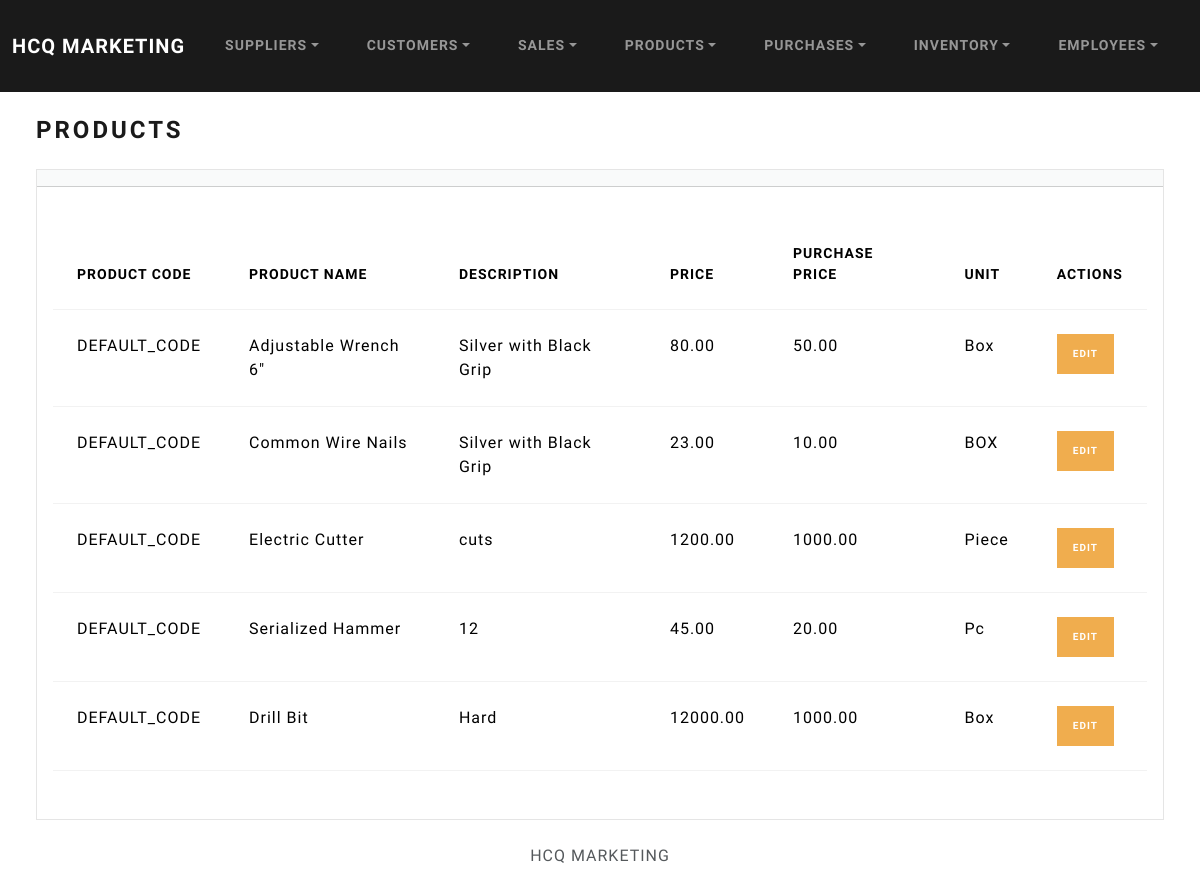
The page /products/index on the database as committed earlier.
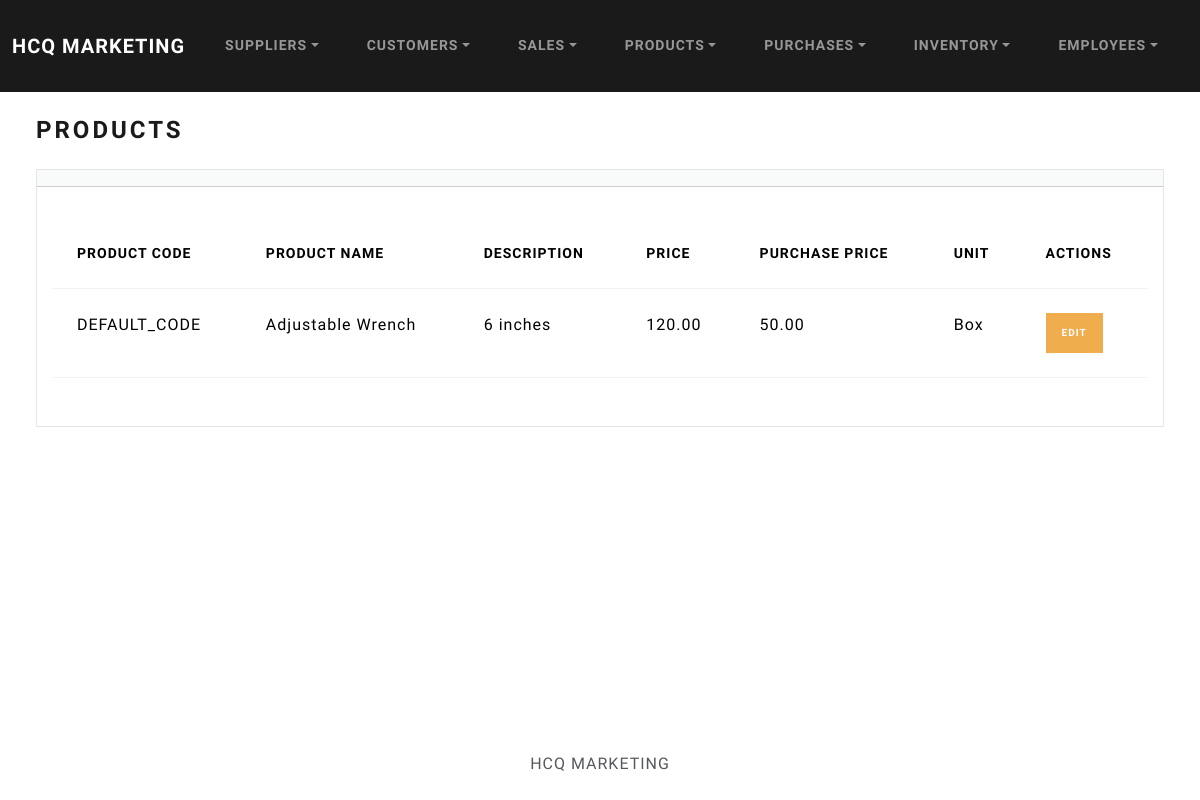
The same page on the database as committed later.
### products/models.py (models this page shows, shortened)
class Product(models.Model):
    product_code = models.CharField(max_length=100, default='DEFAULT_CODE')
    product_name = models.CharField(max_length=100)
    product_descript = models.TextField()
    product_price = models.DecimalField(max_digits=10, decimal_places=2)
    product_unit = models.CharField(max_length=50)
    purchase_price = models.DecimalField(max_digits=10, decimal_places=2, null=True, blank=True)  # Price from supplier (optional)
    is_serialized = models.BooleanField(default=False)  # New field

### products/views.py (the view)
# urls.py: path('', include('index.urls',)),
def index(request):
    return render(request, 'products/index.html', {
        'products':Product.objects.all().order_by('id')
    })

### products/templates/products/index.html (shortened to what this page needs)
{% extends "base.html" %}
{% block body %}
<h3 class="m-4">Products</h3>
<div class="row">
    <div class="col-12">
        {% if products %}
        <div class="card bg-light ms-4 me-4 mb-4">
            <div class="card-header"></div>
            <div class="card-body">
                <p class="card-text">
                    <div class="table-responsive">
                        <table class="table table-hover">
                            <thead>
                            <tr>
                                <th scope="col">Product Code</th>
                                <th scope="col">Product Name</th>
                                <th scope="col">Description</th>
                                <th scope="col">Price</th>
                                <th scope="col">Purchase Price</th>
                                <th scope="col">Unit</th>
                                <th scope="col">Actions</th>
                            </tr>
                            </thead>
                            <tbody>
                                {% for product in products %}
                                    <tr>
                                        <td>{{ product.product_code }}</td>
                                        <td>{{ product.product_name }}</td>
                                        <td>{{ product.product_descript }}</td>
                                        <td>{{ product.product_price }}</td>
                                        <td>{{ product.purchase_price }}</td>
                                        <td>{{ product.product_unit }}</td>
                                        <td>
                                            <a href="{% url 'product_edit' product.id %}" class="btn btn-warning btn-sm">Edit</a>
                                        </td>
                                    </tr>
                                {% endfor %}
                            </tbody>
                        </table>
                    </div>
                </p>
            </div>
        </div>
        {% else %}
            <h5 class="alert alert-primary ms-4 me-4"> No Product Records </h5>
        {% endif %}
    </div>
</div>
{% endblock %}

### index/templates/base.html (shortened to what this page needs)
{% load static %}
<!DOCTYPE html>
<html lang="en">
<head>
    <link href="{% static 'css/bootstrap.min.css' %}" rel="stylesheet">
</head>
<body class="d-flex flex-column min-vh-100">
    <nav class="navbar navbar-expand-lg bg-primary" data-bs-theme="dark">
        <div class="container-fluid">
            <a class="navbar-brand" href="{% url 'index' %}">HCQ MARKETING</a>
            <div class="collapse navbar-collapse" id="navbarColor01">
                <ul class="navbar-nav me-auto">
                    <li class="nav-item dropdown">
                        <a class="nav-link dropdown-toggle" data-bs-toggle="dropdown" href="#" role="button" aria-haspopup="true" aria-expanded="false">Suppliers</a>
                    </li>
                    <li class="nav-item dropdown">
                        <a class="nav-link dropdown-toggle" data-bs-toggle="dropdown" href="#" role="button" aria-haspopup="true" aria-expanded="false">Customers</a>
                    </li>
                    <li class="nav-item dropdown">
                        <a class="nav-link dropdown-toggle" data-bs-toggle="dropdown" href="#" role="button" aria-haspopup="true" aria-expanded="false">Sales</a>
                    </li>
                    <li class="nav-item dropdown">
                        <a class="nav-link dropdown-toggle" data-bs-toggle="dropdown" href="#" role="button" aria-haspopup="true" aria-expanded="false">Products</a>
                    </li>
                    <li class="nav-item dropdown">
                        <a class="nav-link dropdown-toggle" data-bs-toggle="dropdown" href="#" role="button" aria-haspopup="true" aria-expanded="false">Purchases</a>
                    </li>
                    <li class="nav-item dropdown">
                        <a class="nav-link dropdown-toggle" data-bs-toggle="dropdown" href="#" role="button" aria-haspopup="true" aria-expanded="false">Inventory</a>
                    </li>
                    <li class="nav-item dropdown">
                        <a class="nav-link dropdown-toggle" data-bs-toggle="dropdown" href="#" role="button" aria-haspopup="true" aria-expanded="false">Employees</a>
                    </li>
                </ul>
            </div>
        </div>
    </nav>
    <div class="container-fluid">
        {% block body %}
        {% endblock %}
    </div>
    <footer class="mt-auto mb-4">
        <div class="text-center">
            <span>HCQ MARKETING</span>
        </div>
    </footer>
</body>
</html>

Rows that differ between the two databases and show on the page:
removed Product: product_code "DEFAULT_CODE", product_name "Common Wire Nails", product_descript "Silver with Black Grip", product_price "23.00", purchase_price "10.00", product_unit "BOX"
removed Product: product_code "DEFAULT_CODE", product_name "Electric Cutter", product_descript "cuts", product_price "1200.00", purchase_price "1000.00", product_unit "Piece"
removed Product: product_code "DEFAULT_CODE", product_name "Serialized Hammer", product_descript "12", product_price "45.00", purchase_price "20.00", product_unit "Pc"
removed Product: product_code "DEFAULT_CODE", product_name "Drill Bit", product_descript "Hard", product_price "12000.00", purchase_price "1000.00", product_unit "Box"
changed Product "DEFAULT_CODE": product_name "Adjustable Wrench 6\"" → "Adjustable Wrench"; product_descript "Silver with Black Grip" → "6 inches"; product_price "80.00" → "120.00"
